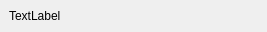
<?xml version="1.0" encoding="UTF-8"?>
<ui version="4.0">
 <class>Form</class>
 <widget class="QWidget" name="Form">
  <property name="geometry">
   <rect>
    <x>0</x>
    <y>0</y>
    <width>267</width>
    <height>30</height>
   </rect>
  </property>
  <property name="sizePolicy">
   <sizepolicy hsizetype="Fixed" vsizetype="Preferred">
    <horstretch>0</horstretch>
    <verstretch>0</verstretch>
   </sizepolicy>
  </property>
  <property name="windowTitle">
   <string>Form</string>
  </property>
  <layout class="QHBoxLayout" name="horizontalLayout">
   <property name="spacing">
    <number>0</number>
   </property>
   <property name="margin">
    <number>0</number>
   </property>
   <item>
    <widget class="QFrame" name="frame">
     <property name="sizePolicy">
      <sizepolicy hsizetype="Preferred" vsizetype="Preferred">
       <horstretch>0</horstretch>
       <verstretch>0</verstretch>
      </sizepolicy>
     </property>
     <layout class="QHBoxLayout" name="frameLY">
      <item>
       <widget class="QLabel" name="label">
        <property name="text">
         <string>TextLabel</string>
        </property>
       </widget>
      </item>
     </layout>
    </widget>
   </item>
   <item>
    <widget class="QPushButton" name="pushButton">
     <property name="sizePolicy">
      <sizepolicy hsizetype="Fixed" vsizetype="Fixed">
       <horstretch>0</horstretch>
       <verstretch>0</verstretch>
      </sizepolicy>
     </property>
     <property name="maximumSize">
      <size>
       <width>30</width>
       <height>30</height>
      </size>
     </property>
     <property name="baseSize">
      <size>
       <width>24</width>
       <height>24</height>
      </size>
     </property>
     <property name="text">
      <string/>
     </property>
     <property name="icon">
      <iconset resource="C:/Python27/Lib/site-packages/PyQt4/cdChooser.qrc">
       <normaloff>:/Plus.png</normaloff>:/Plus.png</iconset>
     </property>
     <property name="iconSize">
      <size>
       <width>30</width>
       <height>30</height>
      </size>
     </property>
     <property name="flat">
      <bool>true</bool>
     </property>
    </widget>
   </item>
  </layout>
 </widget>
 <resources>
  <include location="C:/Python27/Lib/site-packages/PyQt4/cdChooser.qrc"/>
 </resources>
 <connections/>
</ui>
